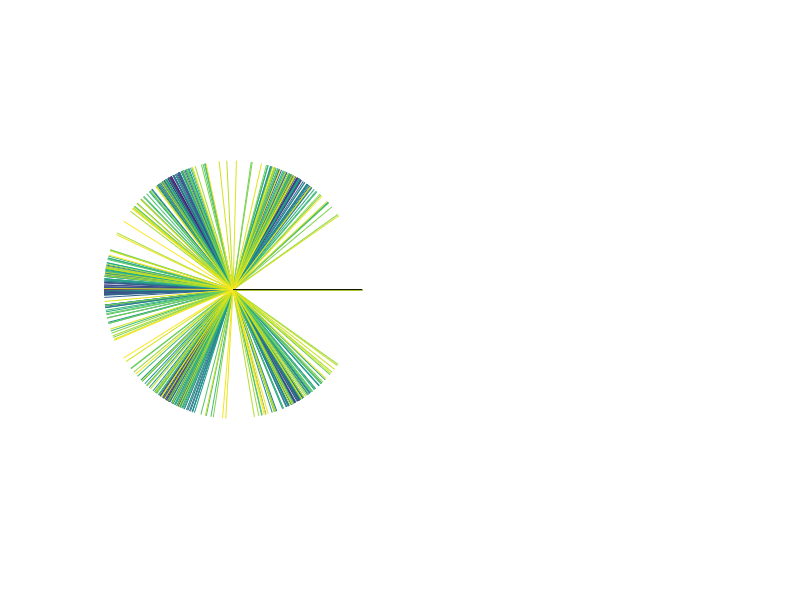

The MATLAB source for this figure: (Note: this script raises an error after producing the figure.)
% Compute psiN for some point sets on a ring
% choose initial angles
clear; close all
thetafix = [0 1 2 3 4 5] * 2*pi/6 ;
% global x axis 
theta0s = (0:0.02:1)*pi/3 ;

% Options
% -------
% disorder strength
deltas = 0:0.001:1 ;
nn = length(thetafix) ;
% weight ranges from 1 for <few lines to 0 for 1000 lines
weight = max(0, 1 - length(deltas) / 15000000) ;
cmap = colormap ;
    
for ii = 1:length(theta0s)
    disp(['ii = ' num2str(ii)])
    close all
    fig = figure('visible', 'off') ;
    set(get(fig,'Children'),'Visible','off');
    thetas = theta0s(ii) + thetafix ;
    for k = 1:length(deltas)
        delta = deltas(k) ;
        dt = [0 delta*(rand(1, nn-1)-0.5)*2*pi/nn ] ;
        theta = thetas + dt ;
        psi(k) = 1. / nn * sum(exp(1j * nn * theta)) ;

        sp1 = subplot(1,2,1, 'visible', 'off') ;    
        cind = max(uint8(k / length(deltas) * length(cmap)), 1) ;
        cind = min(cind, length(cmap)) ;
        cinds(k) = cind ;

        if mod(k, length(deltas)/100) < 1
            for qq = 1:length(theta)
                plot([0, cos(theta(qq))], [0, sin(theta(qq))], '-', ...
                    'color', [1 1 1]*(1-weight) + weight*cmap(cind, :), ...
                    'linewidth', 0.01)
                hold on;
            end
        end
    end
    
    % Plot the orientational order parameters
    plot([0, cos(theta0s(ii))], [0, sin(theta0s(ii))], 'k-')
    axis equal
    axis off
    suptitle(['\theta_0 = ' sprintf('%0.2f', theta0s(ii) / pi) '\pi'])
    sp2 = subplot(1,2,2, 'visible', 'off') ;
    scatter(real(psi), imag(psi), 5, cmap(cinds, :))
    xlim([-1.1, 1.1])
    ylim([-1.1, 1.1])
    axis equal    
    xlim([-1.1, 1.1])
    ylim([-1.1, 1.1])
    hold on;
    plot(cos(0:0.01:2*pi), sin(0:0.01:2*pi), 'k-')
    xlabel(['\Re \psi_' num2str(nn)])
    ylabel(['\Im \psi_' num2str(nn)])
    set(gcf, 'visible', 'off')
    saveas(gcf, sprintf(['psi' num2str(nn) '_%06d.png'], ii))
    
    % Alt figure
    subplot(1,2,2)
    cla
    if length(deltas) < 2000
        sc = scatter(deltas, abs(psi), 5, cmap(cinds, :),...
            'filled','markeredgecolor', 'none', 'MarkerFaceAlpha',.3) ;
    else
        sc = scatter(deltas, abs(psi), 5, cmap(cinds, :),...
            'filled','markeredgecolor', 'none', 'MarkerFaceAlpha',.1) ;
    end
    xlim([0, 1])
    ylim([0, 1])
    xlabel('bond angle disorder')
    ylabel(['\psi_' num2str(nn)])
    saveas(gcf, sprintf(['psialt' num2str(nn) '_%06d.png'], ii))
end

%% 
% Compute psiN for some point sets on a ring varying only one bond
% choose initial angles
clear; close all
thetafix = [0 1 2 3 4 5] * 2*pi/6 ;
% global x axis 
theta0s = (0:0.02:1)*pi/3 ;

% Options
% -------
% disorder strength
deltas = fliplr(0:0.001:1) ;
nn = length(thetafix) ; 
% weight ranges from 1 for <few lines to 0 for 1000 lines
weight = max(0, 1 - length(deltas) / 15000000) ;
cmap = flipud(colormap) ;

for ii = 1:length(theta0s)
    disp(['ii = ' num2str(ii)])
    close all
    fig = figure('visible', 'off') ;
    set(get(fig,'Children'),'Visible','off');
    thetas = theta0s(ii) + thetafix ;
    for k = 1:length(deltas)
        delta = deltas(k) ;
        dt = zeros(1, nn) ;
        dt(1) = delta*(rand(1, 1)-0.5)*2*pi/nn ;
        theta = thetas + dt ;
        psi(k) = 1. / nn * sum(exp(1j * nn * theta)) ;

        sp1 = subplot(1,2,1, 'visible', 'off') ;    
        cind = max(uint8(k / length(deltas) * length(cmap)), 1) ;
        cind = min(cind, length(cmap)) ;
        cinds(k) = cind ;

        if mod(k, length(deltas)/100) < 1
            for qq = 1:length(theta)
                plot([0, cos(theta(qq))], [0, sin(theta(qq))], '-', ...
                    'color', [1 1 1]*(1-weight) + weight*cmap(cind, :), ...
                    'linewidth', 0.01)
                hold on;
            end
        end
    end

    % Plot the orientational order parameters
    plot([0, cos(theta0s(ii))], [0, sin(theta0s(ii))], 'k-')
    axis equal
    axis off
    suptitle(['\theta_0 = ' sprintf('%0.2f', theta0s(ii) / pi) '\pi'])
    sp2 = subplot(1,2,2, 'visible', 'off') ;
    scatter(real(psi), imag(psi), 5, cmap(cinds, :), 'filled', 'markeredgecolor', 'none')
    xlim([-1.1, 1.1])
    ylim([-1.1, 1.1])
    axis equal    
    xlim([-1.1, 1.1])
    ylim([-1.1, 1.1])
    hold on;
    plot(cos(0:0.01:2*pi), sin(0:0.01:2*pi), 'k-')
    xlabel(['\Re \psi_' num2str(nn)])
    ylabel(['\Im \psi_' num2str(nn)])
    set(gcf, 'visible', 'off')
    saveas(gcf, sprintf(['psi' num2str(nn) '_%06d.png'], ii))
    
    subplot(1,2,2)
    cla
    sc = scatter(deltas, abs(psi), 5, cmap(cinds, :),...
        'filled','markeredgecolor', 'none', 'MarkerFaceAlpha',.1) ;
    xlim([0, 1])
    ylim([0, 1])
    xlabel('bond angle disorder')
    ylabel(['\psi_' num2str(nn)])
    saveas(gcf, sprintf(['psialt' num2str(nn) '_%06d.png'], ii))
end

%% 
% Compute a bastardized version of psiN for some point sets on a ring 
% where we use interior angles instead of bond angles
% choose initial angles
clear; close all
thetafix = [0 1 2 3 4 5] * 2*pi/6 ;
% global x axis 
theta0s = 0 % (0:0.02:1)*pi/3 ;

% Options
% -------
% disorder strength
deltas = 0:0.0001:1 ;
nn = length(thetafix) ;
% weight ranges from 1 for <few lines to 0 for 1000 lines
weight = max(0, 1 - length(deltas) / 15000000) ;
cmap = colormap ;
    
for ii = 1:length(theta0s)
    disp(['ii = ' num2str(ii)])
    close all
    fig = figure('visible', 'off') ;
    set(get(fig,'Children'),'Visible','off');
    thetas = theta0s(ii) + thetafix ;
    for k = 1:length(deltas)
        delta = deltas(k) ;
        dt = [0 delta*(rand(1, nn-1)-0.5)*2*pi/nn ] ;
        theta = thetas + dt ;
        dtheta = [diff(theta), (theta(1) + 2*pi) - theta(end)] ;
        psi(k) = 1. / nn * sum(exp(1j * nn * dtheta)) ;

        sp1 = subplot(1,2,1, 'visible', 'off') ;    
        cind = max(uint8(k / length(deltas) * length(cmap)), 1) ;
        cind = min(cind, length(cmap)) ;
        cinds(k) = cind ;

        if mod(k, length(deltas)/100) < 1
            for qq = 1:length(theta)
                plot([0, cos(theta(qq))], [0, sin(theta(qq))], '-', ...
                    'color', [1 1 1]*(1-weight) + weight*cmap(cind, :), ...
                    'linewidth', 0.01)
                hold on;
            end
        end
    end
    
    % Plot the orientational order parameters
    plot([0, cos(theta0s(ii))], [0, sin(theta0s(ii))], 'k-')
    axis equal
    axis off
    suptitle(['\theta_0 = ' sprintf('%0.2f', theta0s(ii) / pi) '\pi'])
    sp2 = subplot(1,2,2, 'visible', 'off') ;
    scatter(real(psi), imag(psi), 5, cmap(cinds, :))
    xlim([-1.1, 1.1])
    ylim([-1.1, 1.1])
    axis equal    
    xlim([-1.1, 1.1])
    ylim([-1.1, 1.1])
    hold on;
    plot(cos(0:0.01:2*pi), sin(0:0.01:2*pi), 'k-')
    xlabel(['\Re \psi_' num2str(nn)])
    ylabel(['\Im \psi_' num2str(nn)])
    set(gcf, 'visible', 'off')
    saveas(gcf, sprintf(['phi' num2str(nn) '_%06d.png'], ii))
    
    subplot(1,2,2)
    cla
    sc = scatter(deltas, real(psi), 5, cmap(cinds, :),...
        'filled','markeredgecolor', 'none', 'MarkerFaceAlpha',.1) ;xlim([0, 1])
    xlabel('bond angle disorder')
    ylabel(['\psi_' num2str(nn)])
    saveas(gcf, sprintf(['phialt' num2str(nn) '_%06d.png'], ii))
    
    
end